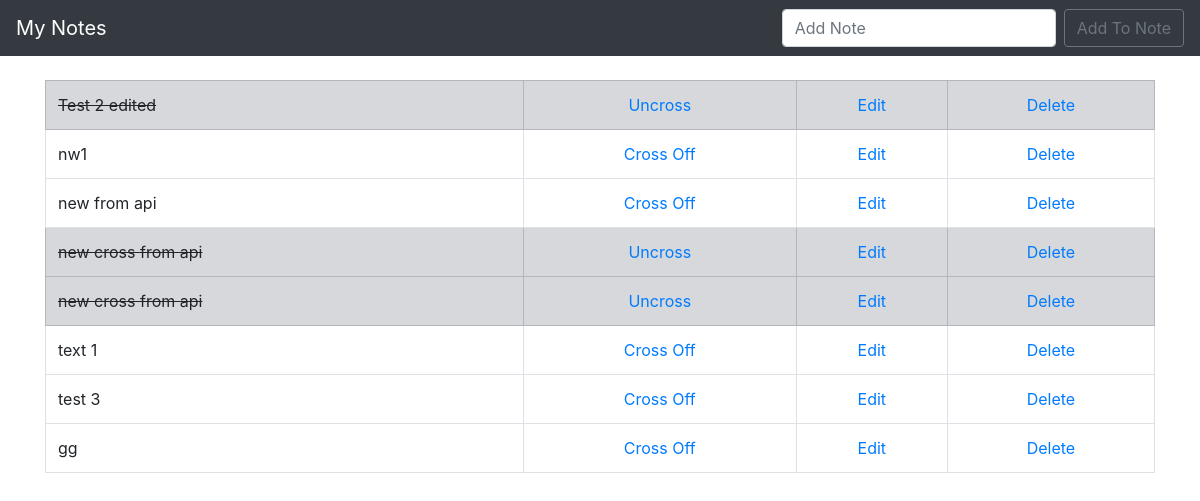
/, run on an earlier commit of the app's database.
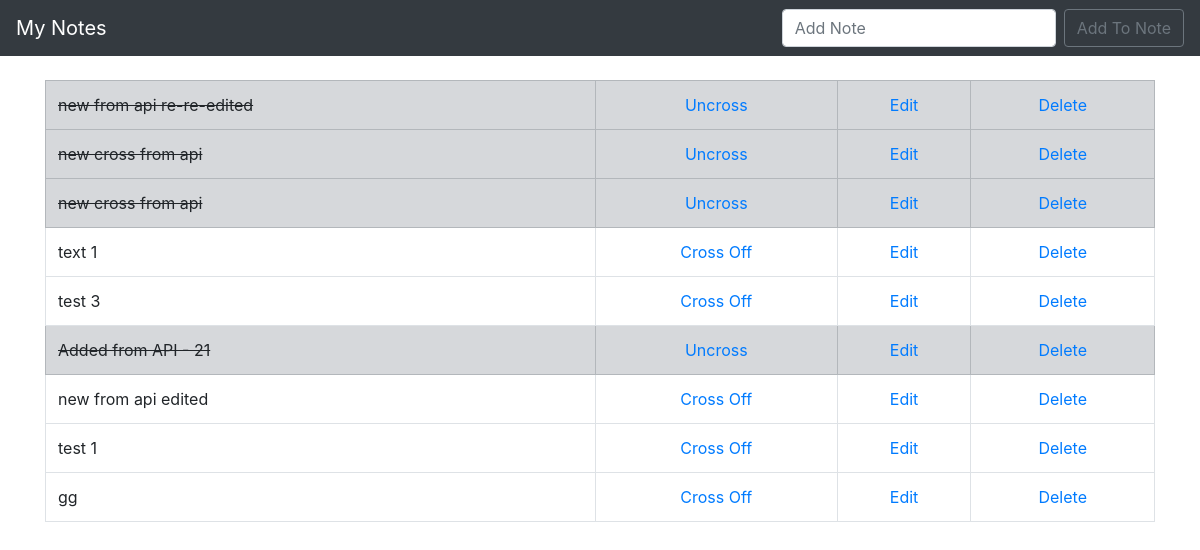
And on a later commit of the database.
### todo_list/models.py (models this page shows, shortened)
class List(models.Model):
    item = models.CharField(max_length = 200)
    completed = models.BooleanField(default=False)

### todo_list/views.py (the view)
# urls.py: path('', views.home, name = "home"),
def home(request): #requesting the web page
    if request.method == 'POST':
        form = NoteForm(request.POST or None)
        if form.is_valid():
            form.save()
            messages.success(request, ('Item has been added to list!'))
            return redirect('home')
    else:
        all_items = List.objects.all
        return render(request, "home.html", {'all_items': all_items})

### todo_list/templates/home.html (shortened to what this page needs)
{% extends 'base.html' %}
{% block content %}
    {% if all_items %}
        <table class="table table-bordered">
        {% for things in all_items %}
            {% if things.completed %}
                <tr class="table-secondary">
                    <td class="striker">{{ things.item }}</td>
                    <td><center><a href = "{% url 'uncross' things.id %}">Uncross</a></center></td>
                    <td><center><a href = "{% url 'edit' things.id %}">Edit</a></center></td>
                    <td><center><a href = "{% url 'delete' things.id %}">Delete</a></center></td>
                </tr>
            {% else %}
                <tr>
                    <td>{{ things.item }}</td>
                    <td><center><a href = "{% url 'cross_off' things.id %}">Cross Off</a></center></td>
                    <td><center><a href = "{% url 'edit' things.id %}">Edit</a></center></td>
                    <td><center><a href = "{% url 'delete' things.id %}">Delete</a></center></td>
                </tr>
            {% endif %}
        {% endfor %}
        </table>
    {% endif %}
{% endblock %}

What changed in the data, as far as the page shows it:
removed List: item "Test 2 edited"
removed List: item "nw1"
changed List: item "new from api" → "new from api re-re-edited"; completed "Cross Off" → "Uncross"
added List: item "Added from API - 21"
added List: item "new from api edited"
added List: item "test 1"
